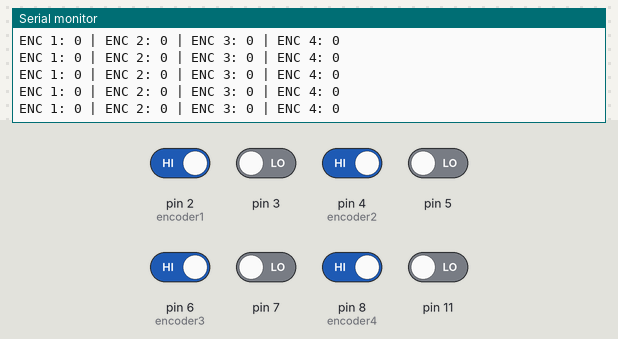
Simulated run of this sketch. Board: Arduino Uno, built with avr-gcc and run on an emulated ATmega328P. Shown: the last lines printed to the serial monitor. Inputs (shaded band) come from the test bench; at power-on: pin 2 (encoder1), pin 4 (encoder2), pin 6 (encoder3), pin 8 (encoder4) HIGH, pin 3, pin 5, pin 7, pin 11 LOW.

Above: at 1.2 s.
1.3 s: pin 3 driven HIGH
At 2.1 s:
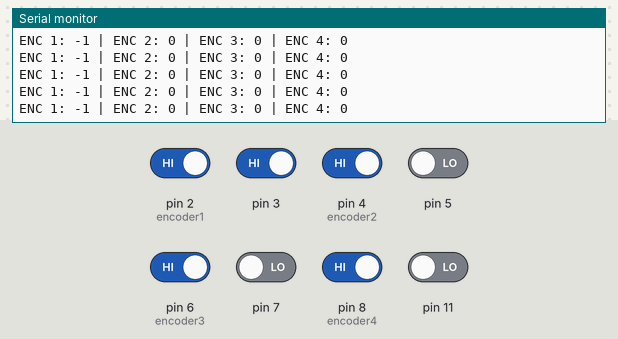
4.3 s: pin 5 driven HIGH
At 5.4 s:
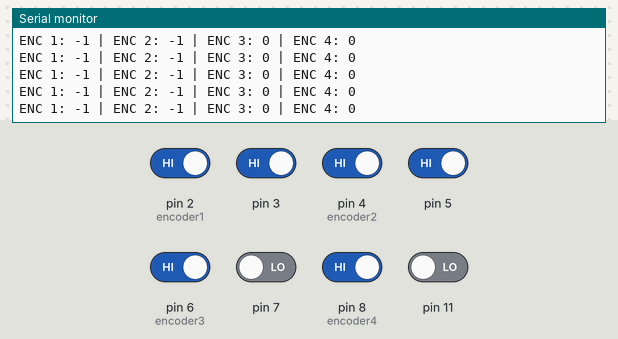
7.3 s: pin 7 driven HIGH
At 7.8 s:
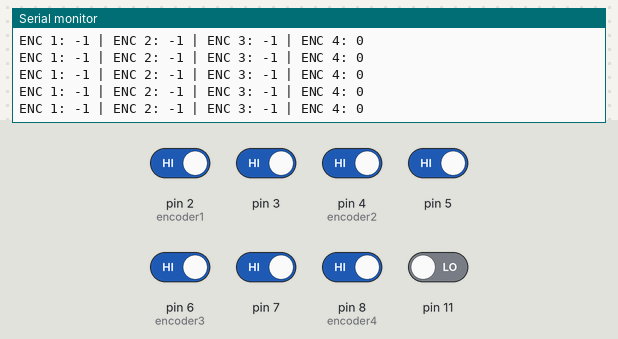
10.3 s: pin 11 driven HIGH
At 10.9 s:
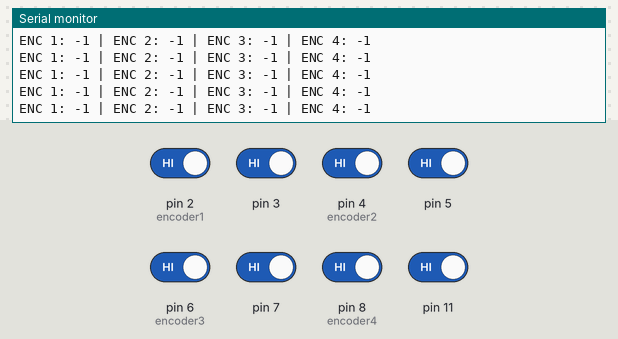
13.3 s: pin 2 (encoder1) driven LOW
At 14.4 s:
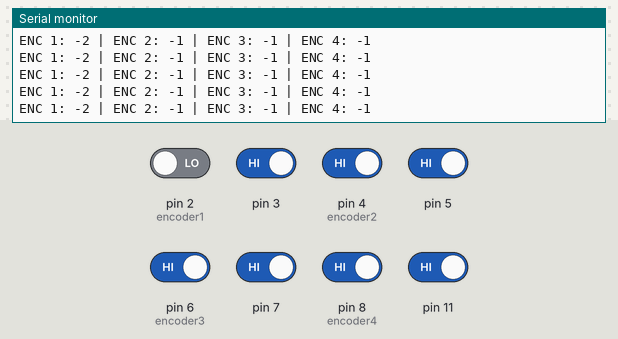
14.8 s: pin 5 driven LOW
At 15.9 s:
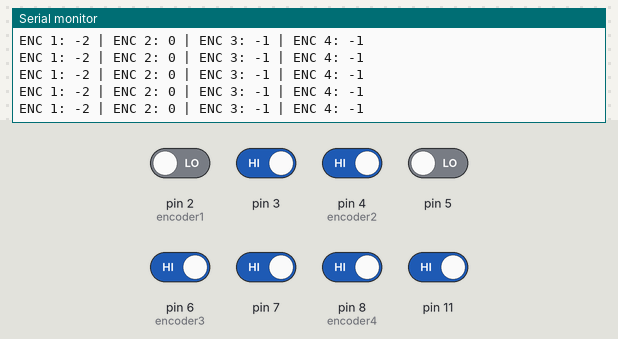
Timing chart, 0 to 17.8 s (numbered marks = the images above; inputs shaded):
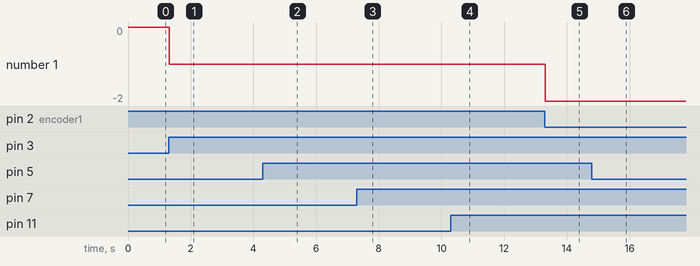

The sketch:

encoderTest.ino
```cpp
#include <Wire.h>
#include <Adafruit_MotorShield.h>
#include "utility/Adafruit_PWMServoDriver.h"
#include <stdarg.h>
#include <stdio.h>
#include <string.h>

Adafruit_MotorShield AFMS = Adafruit_MotorShield();
Adafruit_DCMotor *motor[2];

class QuadEncoder {
  public:
    //long long pos;
    long pos; //switch with top statement??
    bool reversed; // set
    char pin[2];
    QuadEncoder() {
      reset();
    }
    void attach(int pin1, int pin2) {
      pinMode(pin1, INPUT);
      pinMode(pin2, INPUT);
      pin[0] = pin1;
      pin[1] = pin2;
      pin_state[0] = digitalRead(pin[0]) == HIGH;
      pin_state[1] = digitalRead(pin[1]) == HIGH;
    }
    long long read() {
      update();
      return pos;
    }
    void reset() {
      pin[0] = 0;
      pin[1] = 0;
      pos = 0;
      velocity = 1; // velocity can either be 1 or -1
      reversed = false;
      pin_state[0] = 0;
      pin_state[1] = 0;
    }
  private:
    void update() {
      if (pin[0] == 0 || pin[1] == 0)
        return;
      // FSA : reg :: 00 01 11 10
      //     : rev :: 00 10 11 01
      char new_state[2] = {
        digitalRead(pin[0]) == HIGH,
        digitalRead(pin[1]) == HIGH
      };
      char delta_state[2] = {
        new_state[0] != pin_state[0],
        new_state[1] != pin_state[1]
      };
      if (delta_state[0] && delta_state[1]) {
        pos += velocity * 2 * (reversed ? -1 : 1);
      } else if (delta_state[1]) {
        velocity = (new_state[0] == new_state[1]) ? -1 : 1;
        pos += velocity * (reversed ? -1 : 1);
      } else if (delta_state[0]) {
        velocity = (new_state[0] == new_state[1]) ? 1 : -1;
        pos += velocity * (reversed ? -1 : 1);
      }
      pin_state[0] = new_state[0];
      pin_state[1] = new_state[1];
    }
    char pin_state[2];
    long long velocity;  // estimated
};

  QuadEncoder encoder1;
  QuadEncoder encoder2;
  QuadEncoder encoder3;
  QuadEncoder encoder4;

void setup() {
  motor[0] = AFMS.getMotor(1);
  AFMS.begin();
  // put your setup code here, to run once:
  encoder1.attach(2, 3); //pin nums
  encoder2.attach(4, 5);
  encoder3.attach(6, 7);
  encoder4.attach(8, 11);
  Serial.begin(57600);
}

void loop() {
  // put your main code here, to run repeatedly:
  long value1 = encoder1.read();
  long value2 = encoder2.read();
  long value3 = encoder3.read();
  long value4 = encoder4.read();
  Serial.print("ENC 1: ");
  Serial.print(value1);
  Serial.print(" | ENC 2: ");
  Serial.print(value2);
  Serial.print(" | ENC 3: ");
  Serial.print(value3);
  Serial.print(" | ENC 4: ");
  Serial.println(value4);
}
```

Measured:
- after the input at 1.3 s, the serial monitor: prints a new line at once (image 1)
- after the input at 4.3 s, the serial monitor: prints a new line at once (image 2)
- after the input at 7.3 s, the serial monitor: prints a new line at once (image 3)
- after the input at 10.3 s, the serial monitor: prints a new line at once (image 4)
- after the input at 13.3 s, the serial monitor: prints a new line at once (image 5)
- after the input at 14.8 s, the serial monitor: prints a new line at once (image 6)
- plotted number 1: 0 → -1 after the input at 1.3 s, -1 → -2 after the input at 13.3 s
